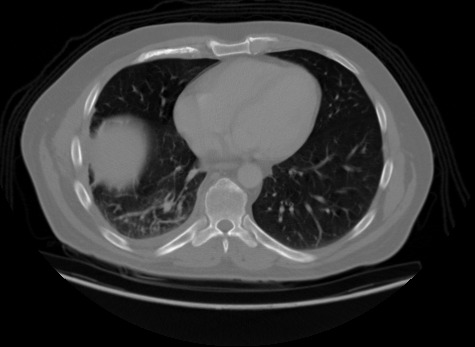
#> input picture test.jpg, 475 x 347 px
$ python main.py
#> lines starting #> are read from the running program, lines starting #| are printed output that depends on the picture; after the words box and inside, x2 and y2 are one past the last pixel; in counts of white or black regions, pixels touching at a corner belong together
import cv2
import numpy as np
from skimage import measure
import imutils

#### read image here
readr_img = cv2.imread("test.jpg")
#> readr_img is the input picture: shape (347, 475, 3); min 0, max 252, mean 54.4
#### convert to gray
gray = cv2.cvtColor(readr_img, cv2.COLOR_BGR2GRAY)
#### zero matrex
mask = np.zeros((gray.shape),dtype="uint8")
#### bluring image
blurred = cv2.GaussianBlur(gray, (3, 3), 0)
#### thresholing
(T, threshInv2) = cv2.threshold(blurred, 0, 255,cv2.THRESH_BINARY_INV | cv2.THRESH_OTSU)
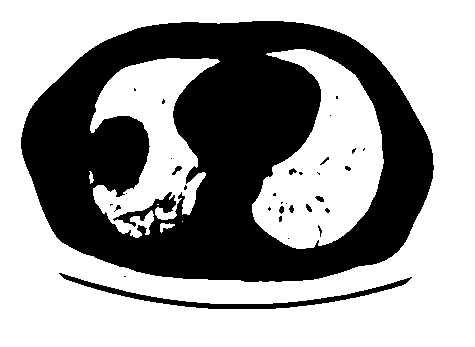
#> threshInv2: shape (347, 475); 61.1% white; 32 black regions (20 under 20 px), largest, box (x1, y1, x2, y2) and area: (21, 21, 434, 282) 61898, (59, 273, 412, 309) 1786, (172, 166, 182, 175) 41
#> T = 66
#### eraion and dilation to remove noise and fill holes
threshInv2 = cv2.erode(threshInv2, None, iterations=2)
#> threshInv2: shape (347, 475); 55.1% white; 22 black regions, largest, box (x1, y1, x2, y2) and area: (19, 19, 436, 284) 69046, (57, 271, 414, 311) 3466, (277, 200, 296, 224) 290
threshInv2 = cv2.dilate(threshInv2, None, iterations=4)
#> threshInv2: shape (347, 475); 66.1% white; 41 black regions (38 under 20 px), largest, box (x1, y1, x2, y2) and area: (23, 23, 432, 280) 55713, (210, 306, 274, 307) 64, (122, 214, 131, 221) 25
threshInv2 = cv2.dilate(threshInv2, None, iterations=2)
#> threshInv2: shape (347, 475); 69.9% white; 2 black regions, box (x1, y1, x2, y2) and area: (25, 25, 429, 278) 49469, (159, 199, 179, 208) 105
#### identifying blobs
labels = measure.label(threshInv2,8,0)
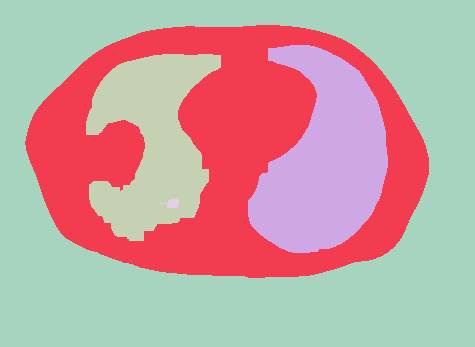
#> labels: shape (347, 475) int64; 5 distinct labels, from 1 to 5; one colour per label, 0 black
# loop over blobs
for label in np.unique(labels):
    labelMask = np.zeros(threshInv2.shape, dtype="uint8")
    labelMask[labels == label] = 255
    numPixels = cv2.countNonZero(labelMask)
    ### extract only blobs with a speific number of pixels
    if(numPixels <= 18500):
        mask = cv2.add(mask, labelMask)
#> this loop made 5 passes
#> numPixels on passes 1 to 5: 82232, 49469, 18350, 14669, 105
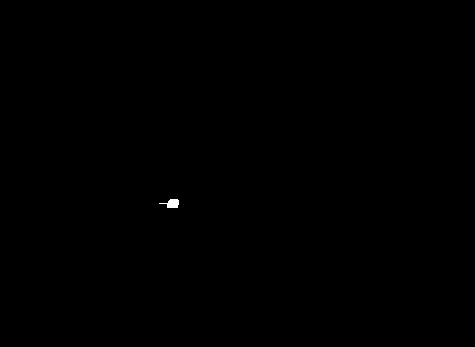
#> labelMask: shape (347, 475); 0.06% white; 1 white region, box (x1, y1, x2, y2) and area: (159, 199, 179, 208) 105
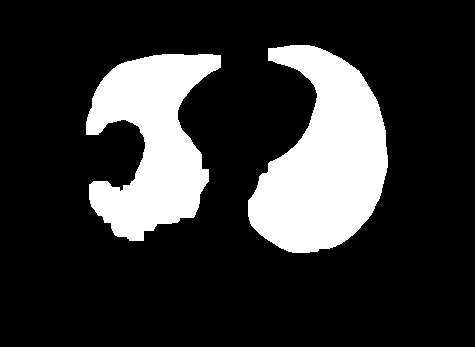
#> mask: shape (347, 475); 20.1% white; 2 white regions, box (x1, y1, x2, y2) and area: (248, 45, 388, 253) 18350, (86, 54, 221, 241) 14774
#### increase size of blob
mask2 = cv2.dilate(mask, None, iterations=23)
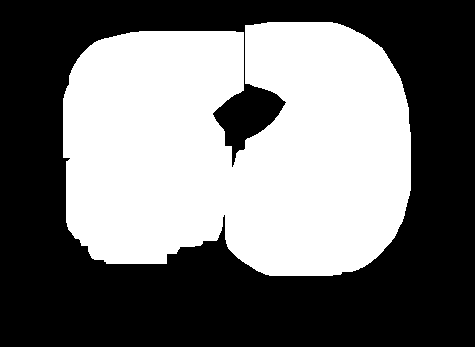
#> mask2: shape (347, 475); 45% white; 1 white region, box (x1, y1, x2, y2) and area: (63, 22, 411, 276) 74225
mask = cv2.dilate(mask, None, iterations=7)
#> mask: shape (347, 475); 27.4% white; 2 white regions

#### AND operation
output = cv2.bitwise_and(gray,mask2)
output_second = cv2.bitwise_and(gray,mask)
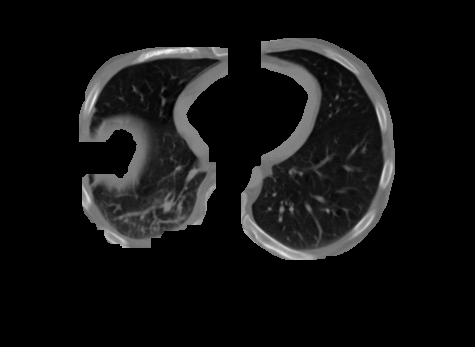
#> output_second: shape (347, 475); min 0, max 252, mean 18.7
######## localization
contores = cv2.findContours(mask.copy(), cv2.RETR_EXTERNAL,cv2.CHAIN_APPROX_SIMPLE)
#> contores = 2 contours; box (x1, y1, x2, y2) and area: (241, 38, 395, 260) 23780, (79, 47, 228, 248) 20628
contores = imutils.grab_contours(contores)
for coor in contores:
    # obtain the coordinate of blobs
    (x, y, w, h) = cv2.boundingRect(coor)
    ### draw rectangle
    cv2.rectangle(readr_img, (x, y), (x + w, y + h), (0, 255, 0), 2)
    #### put title on rectangle
    cv2.putText(readr_img, "Lung", (x, y - 15),cv2.FONT_HERSHEY_SIMPLEX, 0.50, (0, 255, 0), 1)
#> this loop made 2 passes
#> (x, y, w, h) on passes 1 to 2: (79, 47, 149, 201), (241, 38, 154, 222)
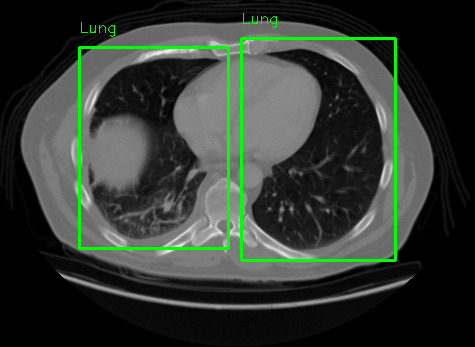
#> readr_img: shape (347, 475, 3); mean B, G, R 51.2, 58.2, 51.2
############# results #############
#cv2.imshow("mask",mask)
cv2.imshow("full lung",output)
cv2.imshow("output_second",output_second)
cv2.imshow("gray",gray)
cv2.imshow("Image", readr_img)
cv2.waitKey(0)
